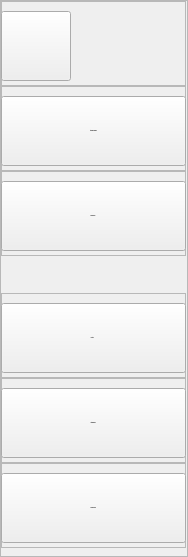
     <widget class="QFrame" name="pasek_hover">
      <property name="sizePolicy">
       <sizepolicy hsizetype="Minimum" vsizetype="Minimum">
        <horstretch>0</horstretch>
        <verstretch>0</verstretch>
       </sizepolicy>
      </property>
      <property name="minimumSize">
       <size>
        <width>188</width>
        <height>0</height>
       </size>
      </property>
      <property name="maximumSize">
       <size>
        <width>188</width>
        <height>16777215</height>
       </size>
      </property>
      <property name="styleSheet">
       <string notr="true"/>
      </property>
      <property name="frameShape">
       <enum>QFrame::StyledPanel</enum>
      </property>
      <property name="frameShadow">
       <enum>QFrame::Raised</enum>
      </property>
      <layout class="QVBoxLayout" name="verticalLayout_4">
       <property name="spacing">
        <number>0</number>
       </property>
       <property name="leftMargin">
        <number>0</number>
       </property>
       <property name="topMargin">
        <number>0</number>
       </property>
       <property name="rightMargin">
        <number>0</number>
       </property>
       <property name="bottomMargin">
        <number>8</number>
       </property>
       <item alignment="Qt::AlignLeft">
        <widget class="QFrame" name="frame_3">
         <property name="sizePolicy">
          <sizepolicy hsizetype="Expanding" vsizetype="Preferred">
           <horstretch>0</horstretch>
           <verstretch>0</verstretch>
          </sizepolicy>
         </property>
         <property name="minimumSize">
          <size>
           <width>185</width>
           <height>85</height>
          </size>
         </property>
         <property name="maximumSize">
          <size>
           <width>185</width>
           <height>85</height>
          </size>
         </property>
         <property name="frameShape">
          <enum>QFrame::StyledPanel</enum>
         </property>
         <property name="frameShadow">
          <enum>QFrame::Raised</enum>
         </property>
         <widget class="QPushButton" name="btn_sidebar_zwin_2">
          <property name="geometry">
           <rect>
            <x>0</x>
            <y>10</y>
            <width>70</width>
            <height>70</height>
           </rect>
          </property>
          <property name="sizePolicy">
           <sizepolicy hsizetype="Minimum" vsizetype="Minimum">
            <horstretch>0</horstretch>
            <verstretch>0</verstretch>
           </sizepolicy>
          </property>
          <property name="minimumSize">
           <size>
            <width>70</width>
            <height>70</height>
           </size>
          </property>
          <property name="maximumSize">
           <size>
            <width>70</width>
            <height>70</height>
           </size>
          </property>
          <property name="text">
           <string/>
          </property>
          <property name="icon">
           <iconset>
            <normaloff>../icons/icons_white/menu.svg</normaloff>
            <normalon>../icons/icons_blue/menu.svg</normalon>../icons/icons_white/menu.svg</iconset>
          </property>
          <property name="iconSize">
           <size>
            <width>40</width>
            <height>40</height>
           </size>
          </property>
          <property name="checkable">
           <bool>false</bool>
          </property>
         </widget>
        </widget>
       </item>
       <item>
        <widget class="QFrame" name="strona_glowna_3">
         <property name="sizePolicy">
          <sizepolicy hsizetype="Expanding" vsizetype="Minimum">
           <horstretch>0</horstretch>
           <verstretch>0</verstretch>
          </sizepolicy>
         </property>
         <property name="minimumSize">
          <size>
           <width>185</width>
           <height>85</height>
          </size>
         </property>
         <property name="maximumSize">
          <size>
           <width>185</width>
           <height>85</height>
          </size>
         </property>
         <property name="frameShape">
          <enum>QFrame::StyledPanel</enum>
         </property>
         <property name="frameShadow">
          <enum>QFrame::Raised</enum>
         </property>
         <widget class="QPushButton" name="btn_strona_glowna_3">
          <property name="geometry">
           <rect>
            <x>0</x>
            <y>10</y>
            <width>185</width>
            <height>70</height>
           </rect>
          </property>
          <property name="minimumSize">
           <size>
            <width>185</width>
            <height>70</height>
           </size>
          </property>
          <property name="maximumSize">
           <size>
            <width>185</width>
            <height>70</height>
           </size>
          </property>
          <property name="font">
           <font>
            <pointsize>-1</pointsize>
            <weight>99</weight>
            <bold>true</bold>
           </font>
          </property>
          <property name="text">
           <string>Strona główna</string>
          </property>
          <property name="icon">
           <iconset>
            <normaloff>../icons/icons_white/home.svg</normaloff>
            <normalon>../icons/icons_blue/home.svg</normalon>../icons/icons_white/home.svg</iconset>
          </property>
          <property name="iconSize">
           <size>
            <width>40</width>
            <height>40</height>
           </size>
          </property>
          <property name="shortcut">
           <string>Ctrl+H</string>
          </property>
          <property name="checkable">
           <bool>true</bool>
          </property>
          <property name="autoExclusive">
           <bool>true</bool>
          </property>
          <attribute name="buttonGroup">
           <string notr="true">grupa_przyciski_long</string>
          </attribute>
         </widget>
        </widget>
       </item>
       <item>
        <widget class="QFrame" name="kalendarz_3">
         <property name="sizePolicy">
          <sizepolicy hsizetype="Expanding" vsizetype="Minimum">
           <horstretch>0</horstretch>
           <verstretch>0</verstretch>
          </sizepolicy>
         </property>
         <property name="minimumSize">
          <size>
           <width>185</width>
           <height>85</height>
          </size>
         </property>
         <property name="maximumSize">
          <size>
           <width>185</width>
           <height>85</height>
          </size>
         </property>
         <property name="frameShape">
          <enum>QFrame::StyledPanel</enum>
         </property>
         <property name="frameShadow">
          <enum>QFrame::Raised</enum>
         </property>
         <widget class="QPushButton" name="btn_kalendarz_3">
          <property name="geometry">
           <rect>
            <x>0</x>
            <y>10</y>
            <width>185</width>
            <height>70</height>
           </rect>
          </property>
          <property name="minimumSize">
           <size>
            <width>185</width>
            <height>70</height>
           </size>
          </property>
          <property name="maximumSize">
           <size>
            <width>185</width>
            <height>70</height>
           </size>
          </property>
          <property name="font">
           <font>
            <pointsize>-1</pointsize>
            <weight>99</weight>
            <bold>true</bold>
           </font>
          </property>
          <property name="text">
           <string> Kalendarz     </string>
          </property>
          <property name="icon">
           <iconset>
            <normaloff>../icons/icons_white/calendar.svg</normaloff>
            <normalon>../icons/icons_blue/calendar.svg</normalon>../icons/icons_white/calendar.svg</iconset>
          </property>
          <property name="iconSize">
           <size>
            <width>40</width>
            <height>40</height>
           </size>
          </property>
          <property name="shortcut">
           <string>Ctrl+K</string>
          </property>
          <property name="checkable">
           <bool>true</bool>
          </property>
          <property name="autoExclusive">
           <bool>true</bool>
          </property>
          <attribute name="buttonGroup">
           <string notr="true">grupa_przyciski_long</string>
          </attribute>
         </widget>
        </widget>
       </item>
       <item>
        <spacer name="spacer_sidebar_hover">
         <property name="orientation">
          <enum>Qt::Vertical</enum>
         </property>
         <property name="sizeType">
          <enum>QSizePolicy::Expanding</enum>
         </property>
         <property name="sizeHint" stdset="0">
          <size>
           <width>183</width>
           <height>37</height>
          </size>
         </property>
        </spacer>
       </item>
       <item>
        <widget class="QFrame" name="konto_3">
         <property name="sizePolicy">
          <sizepolicy hsizetype="Expanding" vsizetype="Minimum">
           <horstretch>0</horstretch>
           <verstretch>0</verstretch>
          </sizepolicy>
         </property>
         <property name="minimumSize">
          <size>
           <width>185</width>
           <height>85</height>
          </size>
         </property>
         <property name="maximumSize">
          <size>
           <width>185</width>
           <height>85</height>
          </size>
         </property>
         <property name="frameShape">
          <enum>QFrame::StyledPanel</enum>
         </property>
         <property name="frameShadow">
          <enum>QFrame::Raised</enum>
         </property>
         <widget class="QPushButton" name="btn_konto_3">
          <property name="geometry">
           <rect>
            <x>0</x>
            <y>10</y>
            <width>185</width>
            <height>70</height>
           </rect>
          </property>
          <property name="minimumSize">
           <size>
            <width>185</width>
            <height>70</height>
           </size>
          </property>
          <property name="maximumSize">
           <size>
            <width>185</width>
            <height>70</height>
           </size>
          </property>
          <property name="font">
           <font>
            <pointsize>-1</pointsize>
            <weight>99</weight>
            <bold>true</bold>
           </font>
          </property>
          <property name="text">
           <string> Konto          </string>
          </property>
          <property name="icon">
           <iconset>
            <normaloff>../icons/icons_white/user.svg</normaloff>
            <normalon>../icons/icons_blue/user.svg</normalon>../icons/icons_white/user.svg</iconset>
          </property>
          <property name="iconSize">
           <size>
            <width>40</width>
            <height>40</height>
           </size>
          </property>
          <property name="shortcut">
           <string>Ctrl+A</string>
          </property>
          <property name="checkable">
           <bool>true</bool>
          </property>
          <property name="autoExclusive">
           <bool>true</bool>
          </property>
          <attribute name="buttonGroup">
           <string notr="true">grupa_przyciski_long</string>
          </attribute>
         </widget>
        </widget>
       </item>
       <item>
        <widget class="QFrame" name="ustawienia_3">
         <property name="sizePolicy">
          <sizepolicy hsizetype="Expanding" vsizetype="Minimum">
           <horstretch>0</horstretch>
           <verstretch>0</verstretch>
          </sizepolicy>
         </property>
         <property name="minimumSize">
          <size>
           <width>185</width>
           <height>85</height>
          </size>
         </property>
         <property name="maximumSize">
          <size>
           <width>185</width>
           <height>85</height>
          </size>
         </property>
         <property name="frameShape">
          <enum>QFrame::StyledPanel</enum>
         </property>
         <property name="frameShadow">
          <enum>QFrame::Raised</enum>
         </property>
         <widget class="QPushButton" name="btn_ustawienia_3">
          <property name="geometry">
           <rect>
            <x>0</x>
            <y>10</y>
            <width>185</width>
            <height>70</height>
           </rect>
          </property>
          <property name="minimumSize">
           <size>
            <width>185</width>
            <height>70</height>
           </size>
          </property>
          <property name="maximumSize">
           <size>
            <width>185</width>
            <height>70</height>
           </size>
          </property>
          <property name="font">
           <font>
            <pointsize>-1</pointsize>
            <weight>99</weight>
            <bold>true</bold>
           </font>
          </property>
          <property name="text">
           <string> Ustawienia    </string>
          </property>
          <property name="icon">
           <iconset>
            <normaloff>../icons/icons_white/settings.svg</normaloff>
            <normalon>../icons/icons_blue/settings.svg</normalon>../icons/icons_white/settings.svg</iconset>
          </property>
          <property name="iconSize">
           <size>
            <width>40</width>
            <height>40</height>
           </size>
          </property>
          <property name="shortcut">
           <string>Ctrl+U</string>
          </property>
          <property name="checkable">
           <bool>true</bool>
          </property>
          <property name="autoExclusive">
           <bool>true</bool>
          </property>
          <attribute name="buttonGroup">
           <string notr="true">grupa_przyciski_long</string>
          </attribute>
         </widget>
        </widget>
       </item>
       <item>
        <widget class="QFrame" name="wyloguj_3">
         <property name="sizePolicy">
          <sizepolicy hsizetype="Expanding" vsizetype="Minimum">
           <horstretch>0</horstretch>
           <verstretch>0</verstretch>
          </sizepolicy>
         </property>
         <property name="minimumSize">
          <size>
           <width>185</width>
           <height>85</height>
          </size>
         </property>
         <property name="maximumSize">
          <size>
           <width>185</width>
           <height>85</height>
          </size>
         </property>
         <property name="frameShape">
          <enum>QFrame::StyledPanel</enum>
         </property>
         <property name="frameShadow">
          <enum>QFrame::Raised</enum>
         </property>
         <widget class="QPushButton" name="btn_wyloguj_3">
          <property name="geometry">
           <rect>
            <x>0</x>
            <y>10</y>
            <width>185</width>
            <height>70</height>
           </rect>
          </property>
          <property name="minimumSize">
           <size>
            <width>185</width>
            <height>70</height>
           </size>
          </property>
          <property name="maximumSize">
           <size>
            <width>185</width>
            <height>70</height>
           </size>
          </property>
          <property name="font">
           <font>
            <pointsize>-1</pointsize>
            <weight>99</weight>
            <bold>true</bold>
           </font>
          </property>
          <property name="text">
           <string> Wyloguj się  </string>
          </property>
          <property name="icon">
           <iconset>
            <normaloff>../icons/icons_white/log-out.svg</normaloff>
            <normalon>../icons/icons_blue/log-out.svg</normalon>../icons/icons_white/log-out.svg</iconset>
          </property>
          <property name="iconSize">
           <size>
            <width>40</width>
            <height>40</height>
           </size>
          </property>
          <property name="shortcut">
           <string>Ctrl+Q</string>
          </property>
          <property name="checkable">
           <bool>true</bool>
          </property>
          <property name="autoExclusive">
           <bool>true</bool>
          </property>
          <attribute name="buttonGroup">
           <string notr="true">grupa_przyciski_long</string>
          </attribute>
         </widget>
        </widget>
       </item>
      </layout>
     </widget>
